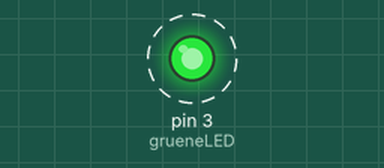
The sketch below on a simulated Arduino Uno, built with avr-gcc and run on an emulated ATmega328P. Parts: output pins drawn as LEDs (lit = HIGH). Dashed ring = blinking. What the sketch prints to the serial monitor is not drawn.

Above: at 0.5 s.
Timing chart, 0 to 4.6 s (numbered marks = the images above):
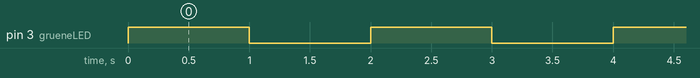

The sketch:

01LED_blinken.ino
```cpp
/*
 * Funktion: LED blinkt im Sekundentakt
 * Programmierer:AH
 * letzte Änderung: 11.09.2020
 * Version: 0.01
 *
 * Hardware: grüne LED an Pin 3 / Wiederstand 220 Ohm
 *
 *
 */
#define grueneLED 3          //Grüne LED auf Pin 3

void setup()
{
  pinMode(grueneLED, OUTPUT); //LED grün
  Serial.begin(9600);         //zum testen
}

void loop()
{
 digitalWrite(grueneLED, HIGH);      //LED an
 Serial.print("Grüne LED an ");
 delay(1000);                        //Wartezeit
 digitalWrite(grueneLED,LOW);        //LED aus
 Serial.print("Grüne LED aus ");
 delay(1000);                        //Wartezeit
}
```

Measured:
- by itself, pin 3 (grueneLED): alternates HIGH for 1.0 s and LOW for 1.0 s
